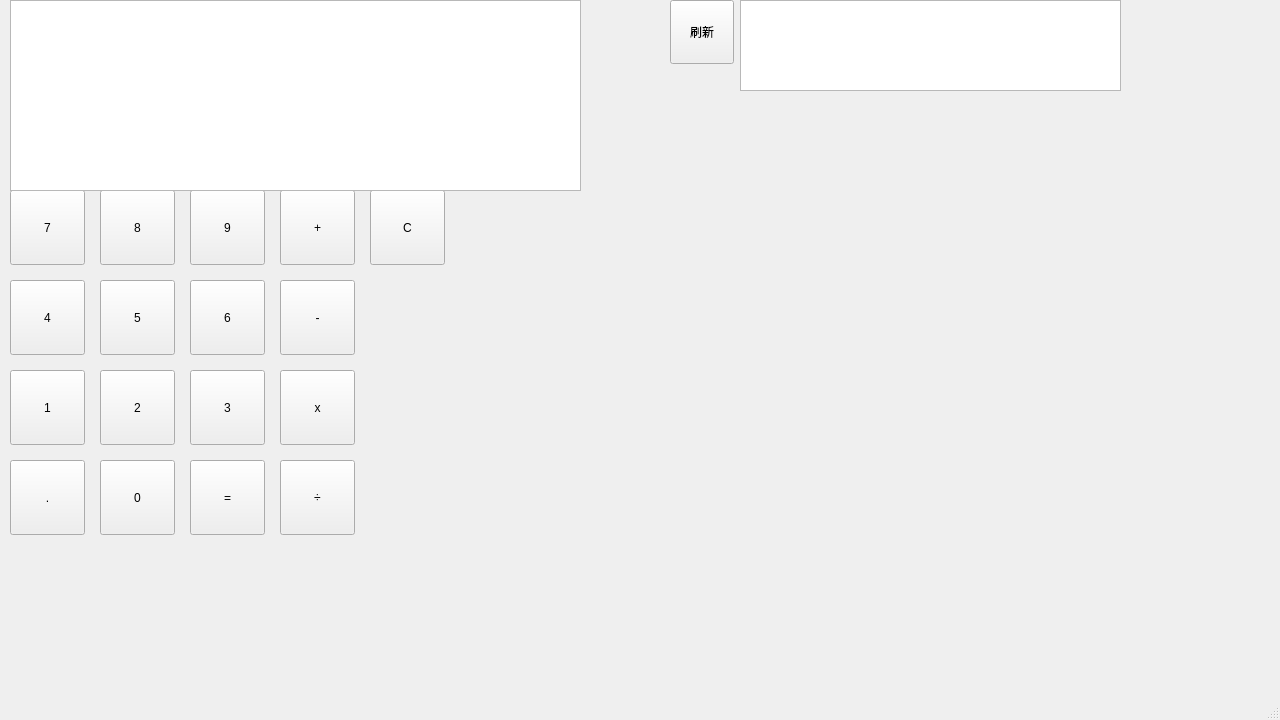
<?xml version="1.0" encoding="UTF-8"?>
<ui version="4.0">
 <class>MainWindow</class>
 <widget class="QMainWindow" name="MainWindow">
  <property name="geometry">
   <rect>
    <x>0</x>
    <y>0</y>
    <width>1280</width>
    <height>720</height>
   </rect>
  </property>
  <property name="windowTitle">
   <string>MainWindow</string>
  </property>
  <property name="styleSheet">
   <string notr="true"/>
  </property>
  <widget class="QWidget" name="centralwidget">
   <widget class="QPushButton" name="pushButtonNum1">
    <property name="geometry">
     <rect>
      <x>10</x>
      <y>370</y>
      <width>75</width>
      <height>75</height>
     </rect>
    </property>
    <property name="text">
     <string>1</string>
    </property>
   </widget>
   <widget class="QPushButton" name="pushButtonNum7">
    <property name="geometry">
     <rect>
      <x>10</x>
      <y>190</y>
      <width>75</width>
      <height>75</height>
     </rect>
    </property>
    <property name="text">
     <string>7</string>
    </property>
   </widget>
   <widget class="QPushButton" name="pushButtonNum5">
    <property name="geometry">
     <rect>
      <x>100</x>
      <y>280</y>
      <width>75</width>
      <height>75</height>
     </rect>
    </property>
    <property name="text">
     <string>5</string>
    </property>
   </widget>
   <widget class="QPushButton" name="pushButtonNum8">
    <property name="geometry">
     <rect>
      <x>100</x>
      <y>190</y>
      <width>75</width>
      <height>75</height>
     </rect>
    </property>
    <property name="text">
     <string>8</string>
    </property>
   </widget>
   <widget class="QPushButton" name="pushButtonNum3">
    <property name="geometry">
     <rect>
      <x>190</x>
      <y>370</y>
      <width>75</width>
      <height>75</height>
     </rect>
    </property>
    <property name="text">
     <string>3</string>
    </property>
   </widget>
   <widget class="QPushButton" name="pushButtonNum9">
    <property name="geometry">
     <rect>
      <x>190</x>
      <y>190</y>
      <width>75</width>
      <height>75</height>
     </rect>
    </property>
    <property name="text">
     <string>9</string>
    </property>
   </widget>
   <widget class="QPushButton" name="pushButtonNum2">
    <property name="geometry">
     <rect>
      <x>100</x>
      <y>370</y>
      <width>75</width>
      <height>75</height>
     </rect>
    </property>
    <property name="text">
     <string>2</string>
    </property>
   </widget>
   <widget class="QPushButton" name="pushButtonNum6">
    <property name="geometry">
     <rect>
      <x>190</x>
      <y>280</y>
      <width>75</width>
      <height>75</height>
     </rect>
    </property>
    <property name="text">
     <string>6</string>
    </property>
   </widget>
   <widget class="QPushButton" name="pushButtonNum4">
    <property name="geometry">
     <rect>
      <x>10</x>
      <y>280</y>
      <width>75</width>
      <height>75</height>
     </rect>
    </property>
    <property name="text">
     <string>4</string>
    </property>
   </widget>
   <widget class="QPushButton" name="pushButtonPoint">
    <property name="geometry">
     <rect>
      <x>10</x>
      <y>460</y>
      <width>75</width>
      <height>75</height>
     </rect>
    </property>
    <property name="text">
     <string>.</string>
    </property>
   </widget>
   <widget class="QPushButton" name="pushButtonNum0">
    <property name="geometry">
     <rect>
      <x>100</x>
      <y>460</y>
      <width>75</width>
      <height>75</height>
     </rect>
    </property>
    <property name="text">
     <string>0</string>
    </property>
   </widget>
   <widget class="QPushButton" name="pushButtonEquals">
    <property name="geometry">
     <rect>
      <x>190</x>
      <y>460</y>
      <width>75</width>
      <height>75</height>
     </rect>
    </property>
    <property name="text">
     <string>=</string>
    </property>
   </widget>
   <widget class="QPushButton" name="pushButtonTruediv">
    <property name="geometry">
     <rect>
      <x>280</x>
      <y>460</y>
      <width>75</width>
      <height>75</height>
     </rect>
    </property>
    <property name="text">
     <string>÷</string>
    </property>
   </widget>
   <widget class="QPushButton" name="pushButtonMul">
    <property name="geometry">
     <rect>
      <x>280</x>
      <y>370</y>
      <width>75</width>
      <height>75</height>
     </rect>
    </property>
    <property name="text">
     <string>x</string>
    </property>
   </widget>
   <widget class="QPushButton" name="pushButtonSub">
    <property name="geometry">
     <rect>
      <x>280</x>
      <y>280</y>
      <width>75</width>
      <height>75</height>
     </rect>
    </property>
    <property name="text">
     <string>-</string>
    </property>
   </widget>
   <widget class="QPushButton" name="pushButtonAdd">
    <property name="geometry">
     <rect>
      <x>280</x>
      <y>190</y>
      <width>75</width>
      <height>75</height>
     </rect>
    </property>
    <property name="text">
     <string>+</string>
    </property>
   </widget>
   <widget class="QPushButton" name="pushButtonClear">
    <property name="geometry">
     <rect>
      <x>370</x>
      <y>190</y>
      <width>75</width>
      <height>75</height>
     </rect>
    </property>
    <property name="text">
     <string>C</string>
    </property>
   </widget>
   <widget class="QTextBrowser" name="TextBrowserMainDisplayer">
    <property name="geometry">
     <rect>
      <x>10</x>
      <y>0</y>
      <width>571</width>
      <height>191</height>
     </rect>
    </property>
    <property name="font">
     <font>
      <pointsize>20</pointsize>
      <italic>false</italic>
     </font>
    </property>
   </widget>
   <widget class="QTextBrowser" name="textBrowserTips">
    <property name="geometry">
     <rect>
      <x>740</x>
      <y>0</y>
      <width>381</width>
      <height>91</height>
     </rect>
    </property>
   </widget>
   <widget class="QPushButton" name="pushButtonReloadTips">
    <property name="geometry">
     <rect>
      <x>670</x>
      <y>0</y>
      <width>64</width>
      <height>64</height>
     </rect>
    </property>
    <property name="text">
     <string>刷新</string>
    </property>
   </widget>
  </widget>
  <widget class="QStatusBar" name="statusbar"/>
  <action name="actionexit">
   <property name="text">
    <string>exit</string>
   </property>
  </action>
  <action name="action_open">
   <property name="text">
    <string>打开</string>
   </property>
  </action>
  <action name="action_save">
   <property name="text">
    <string>保存</string>
   </property>
  </action>
  <action name="action_exit">
   <property name="text">
    <string>退出</string>
   </property>
  </action>
  <action name="action_settings">
   <property name="text">
    <string>设置</string>
   </property>
  </action>
 </widget>
 <resources/>
 <connections/>
</ui>
